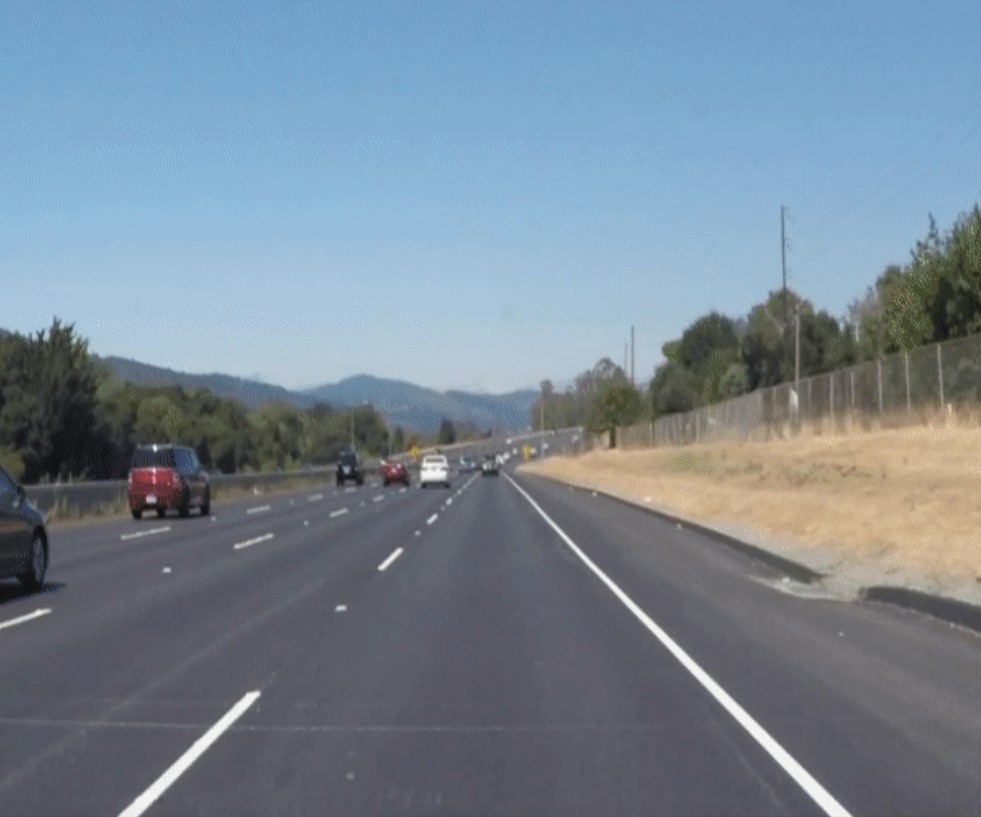
#> input picture media/images/roadlane.jpg, 981 x 817 px
$ python -i lane-and-object-detection.py   (imports and definitions only)
#> lines starting #> are read from the running program, lines starting #| are printed output that depends on the picture; after the words box and inside, x2 and y2 are one past the last pixel; in counts of white or black regions, pixels touching at a corner belong together
#> (key q is pressed here)
import matplotlib.pylab as plt
import cv2
import numpy as np


def region_of_interest(img, vertices):
    mask = np.zeros_like(img)
    #channel_count = img.shape[2]
    match_mask_color = 255
    cv2.fillPoly(mask, vertices, match_mask_color)
    masked_image = cv2.bitwise_and(img, mask)
    return masked_image

def drow_the_lines(img, lines):
    img = np.copy(img)
    blank_image = np.zeros((img.shape[0], img.shape[1], 3), dtype=np.uint8)

    for line in lines:
        for x1, y1, x2, y2 in line:
            cv2.line(blank_image, (x1,y1), (x2,y2), (0, 255, 0), thickness=10)

    img = cv2.addWeighted(img, 0.8, blank_image, 1, 0.0)
    return img

def process(image):
    # print(image.shape)
    height = image.shape[0]
#> height = 817
    width = image.shape[1]
#> width = 981
    region_of_interest_vertices = [
        (0, height),
        (width/2, height/2),
        (width, height)
    ]
#> region_of_interest_vertices = [(0, 817), (490.5, 408.5), (981, 817)]
    gray_image = cv2.cvtColor(image, cv2.COLOR_RGB2GRAY)
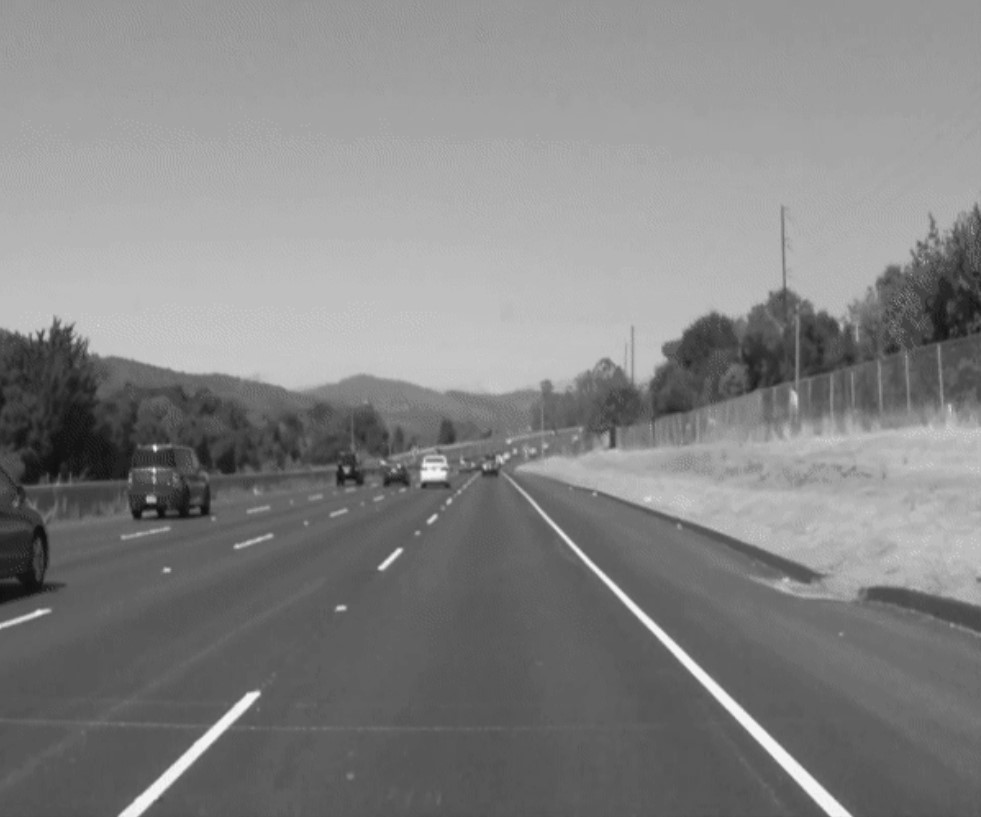
#> gray_image: shape (817, 981); min 12, max 248, mean 132
    canny_image = cv2.Canny(gray_image, 100, 120)
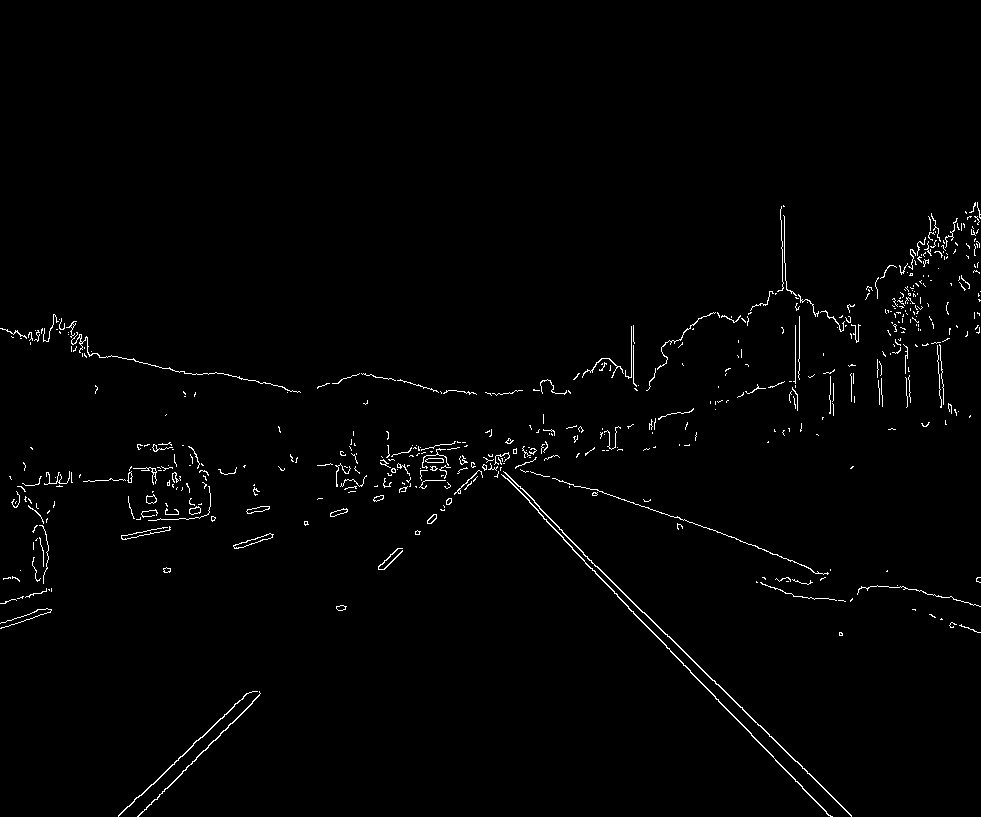
#> canny_image: shape (817, 981); 1.3% white in thin lines or dots, all inside (x1, y1, x2, y2) = (0, 202, 981, 817)
    cropped_image = region_of_interest(canny_image,
                    np.array([region_of_interest_vertices], np.int32),)
#> in region_of_interest, `cv2.fillPoly(mask, vertices, match_mask_color)`: mask: shape (817, 981); 25% white; 1 white region, box (x1, y1, x2, y2) and area: (1, 408, 981, 817) 200696
#> in region_of_interest, `masked_image = cv2.bitwise_and(img, mask)`:
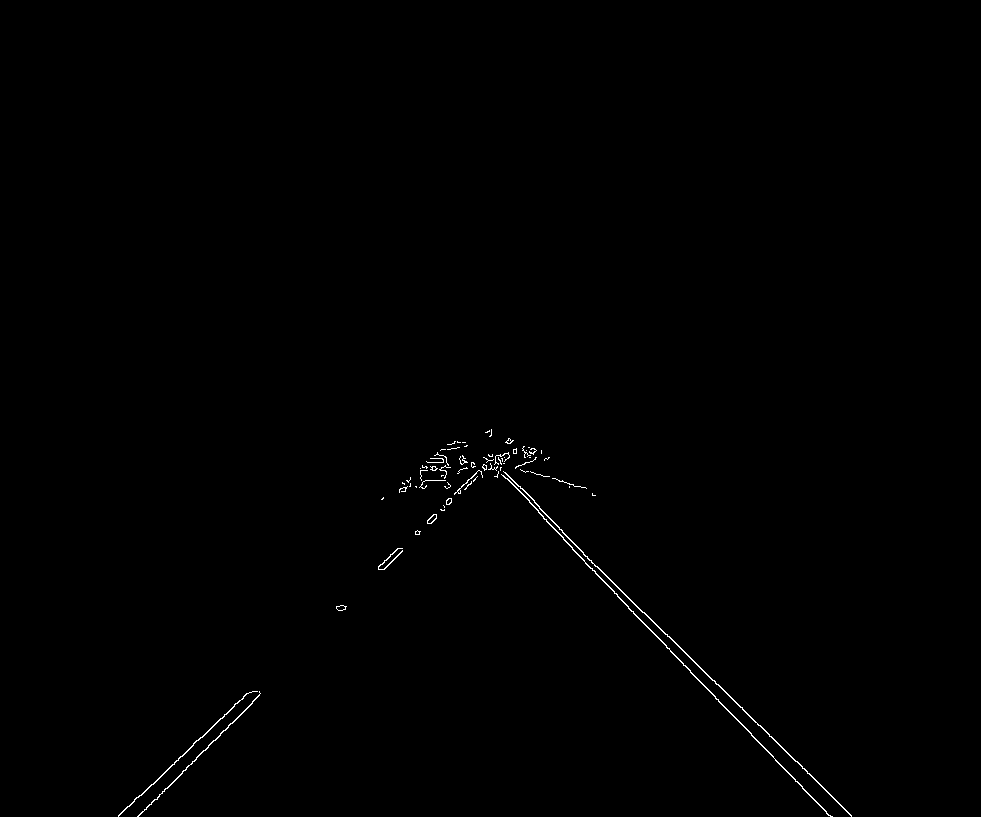
#> masked_image: shape (817, 981); 0.36% white in thin lines or dots, all inside (x1, y1, x2, y2) = (118, 429, 852, 817)
    lines = cv2.HoughLinesP(cropped_image,
                            rho=2,
                            theta=np.pi/180,
                            threshold=50,
                            lines=np.array([]),
                            minLineLength=40,
                            maxLineGap=100)
#> lines = 17 rows, first 6: [483, 457, 830, 816], [491, 466, 812, 776], [138, 816, 500, 454], [141, 795, 510, 439], [486, 458, 597, 566], [488, 454, 608, 578]
    image_with_lines = drow_the_lines(image, lines)
#> the loop in drow_the_lines, `for line in lines:` made 17 passes
#> line on passes 1 to 12: [[483, 457, 830, 816]], [[491, 466, 812, 776]], [[138, 816, 500, 454]], [[141, 795, 510, 439]], [[486, 458, 597, 566]], [[488, 454, 608, 578]], [[754, 721, 851, 815]], [[146, 809, 252, 703]], [[384, 569, 508, 440]], [[456, 448, 575, 486]], [[118, 815, 506, 453]], [[420, 471, 535, 449]]
#> after the loop in drow_the_lines, `for line in lines:`:
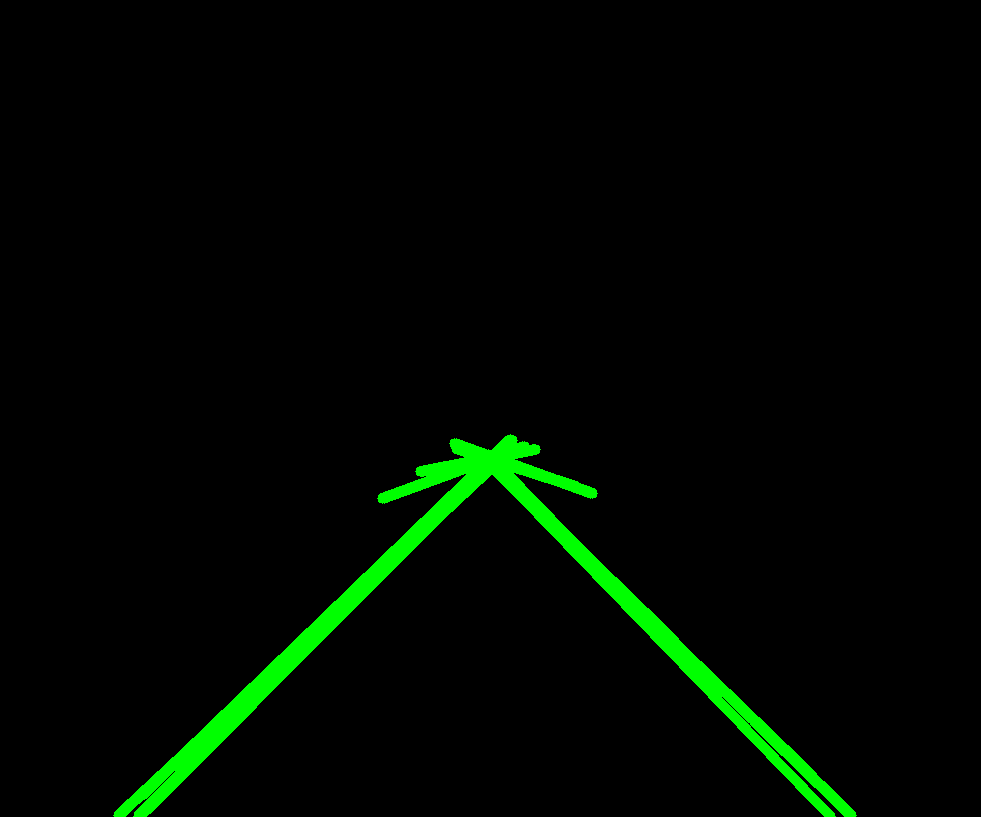
#> blank_image: shape (817, 981, 3); mean of channels 0, 1, 2 0, 7.6, 0; drawn as B, G, R
#> in drow_the_lines, `img = cv2.addWeighted(img, 0.8, blank_image, 1, 0.0)`:
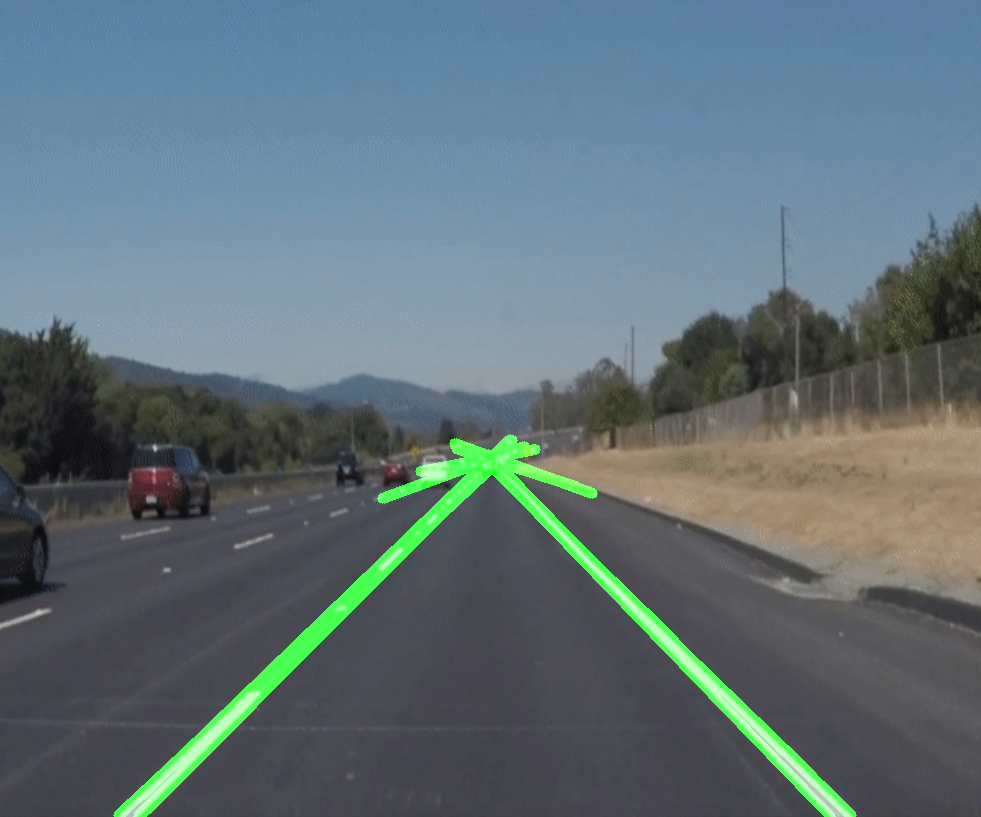
#> img: shape (817, 981, 3); mean R, G, B 95.8, 112.3, 118.9
    return image_with_lines

THRESHOLD = 0.5

# [5 lines not run here, left out]

classNames = []
classFile = '../other/coco.names'
# [2 lines not run here, left out]

configPath = '../other/ssd_mobilenet_v3_large_coco_2020_01_14.pbtxt'
weightsPath = '../other/frozen_inference_graph.pb'

# [1 line that did not run here, left out]
# [8 lines not run here, left out]
# [1 line that did not run here, left out]
# print(classIds, bbox)
# [4 lines not run here, left out]
# [1 line that did not run here, left out]
# [1 line not run here, left out]
k = cv2.waitKey(0)
# [23 lines not run here, left out]

>>> import cv2
>>> picture = cv2.cvtColor(cv2.imread('../../media/images/roadlane.jpg'), cv2.COLOR_BGR2RGB)
>>> result = process(picture)
